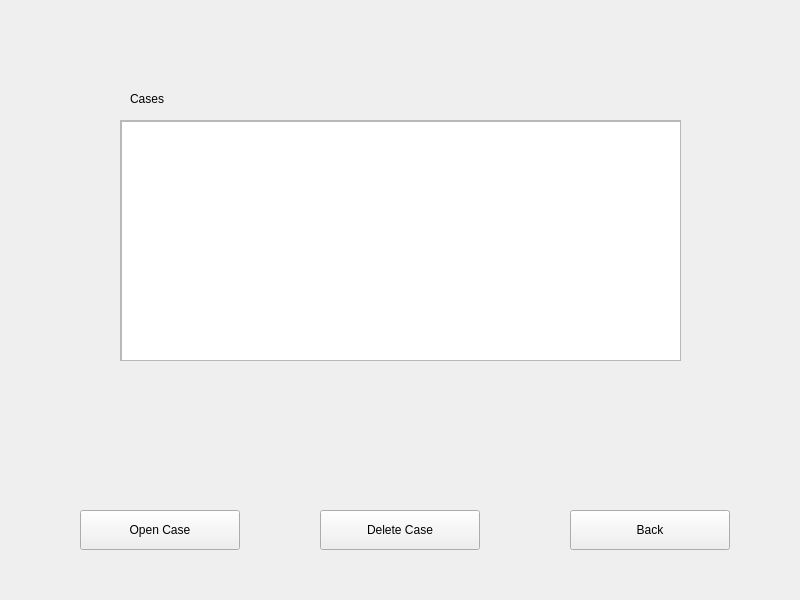
<?xml version="1.0" encoding="UTF-8"?>
<ui version="4.0">
 <class>CaseManager</class>
 <widget class="QWidget" name="CaseManager">
  <property name="geometry">
   <rect>
    <x>0</x>
    <y>0</y>
    <width>800</width>
    <height>600</height>
   </rect>
  </property>
  <property name="windowTitle">
   <string>Ramas Home</string>
  </property>
  <widget class="QPushButton" name="pushButton_2">
   <property name="geometry">
    <rect>
     <x>570</x>
     <y>510</y>
     <width>160</width>
     <height>40</height>
    </rect>
   </property>
   <property name="text">
    <string>Back</string>
   </property>
  </widget>
  <widget class="QPushButton" name="pushButton">
   <property name="geometry">
    <rect>
     <x>80</x>
     <y>510</y>
     <width>160</width>
     <height>40</height>
    </rect>
   </property>
   <property name="text">
    <string>Open Case</string>
   </property>
  </widget>
  <widget class="QScrollArea" name="scrollArea">
   <property name="geometry">
    <rect>
     <x>120</x>
     <y>120</y>
     <width>561</width>
     <height>241</height>
    </rect>
   </property>
   <property name="widgetResizable">
    <bool>true</bool>
   </property>
   <widget class="QWidget" name="scrollAreaWidgetContents">
    <property name="geometry">
     <rect>
      <x>0</x>
      <y>0</y>
      <width>559</width>
      <height>239</height>
     </rect>
    </property>
    <widget class="QListView" name="listView">
     <property name="geometry">
      <rect>
       <x>0</x>
       <y>0</y>
       <width>561</width>
       <height>241</height>
      </rect>
     </property>
    </widget>
   </widget>
  </widget>
  <widget class="QLabel" name="label">
   <property name="geometry">
    <rect>
     <x>130</x>
     <y>90</y>
     <width>121</width>
     <height>17</height>
    </rect>
   </property>
   <property name="text">
    <string>Cases</string>
   </property>
  </widget>
  <widget class="QPushButton" name="pushButton_3">
   <property name="geometry">
    <rect>
     <x>320</x>
     <y>510</y>
     <width>160</width>
     <height>40</height>
    </rect>
   </property>
   <property name="text">
    <string>Delete Case</string>
   </property>
  </widget>
 </widget>
 <resources/>
 <connections/>
</ui>
